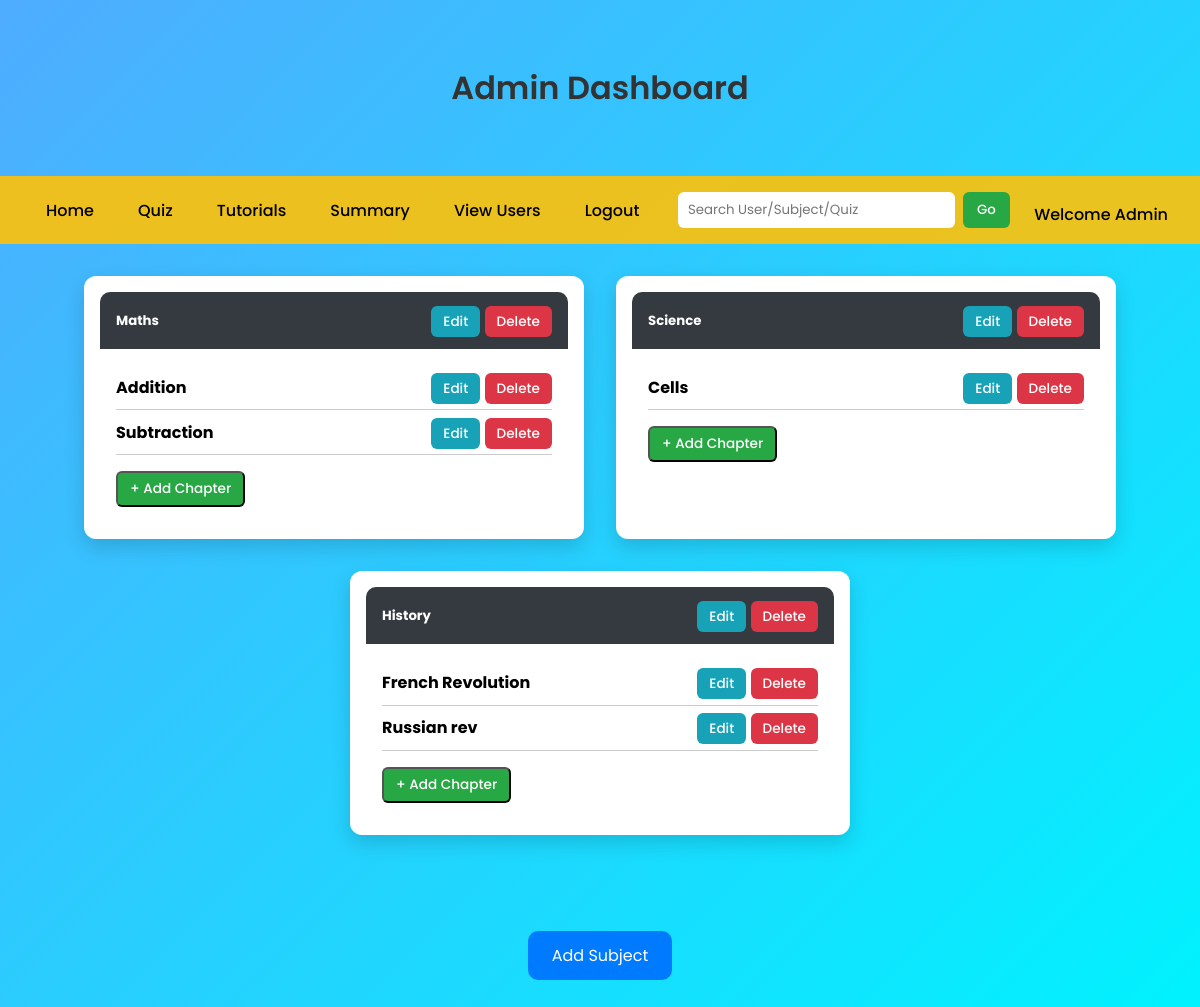
Page /admin_Dashboard on the earlier database version.
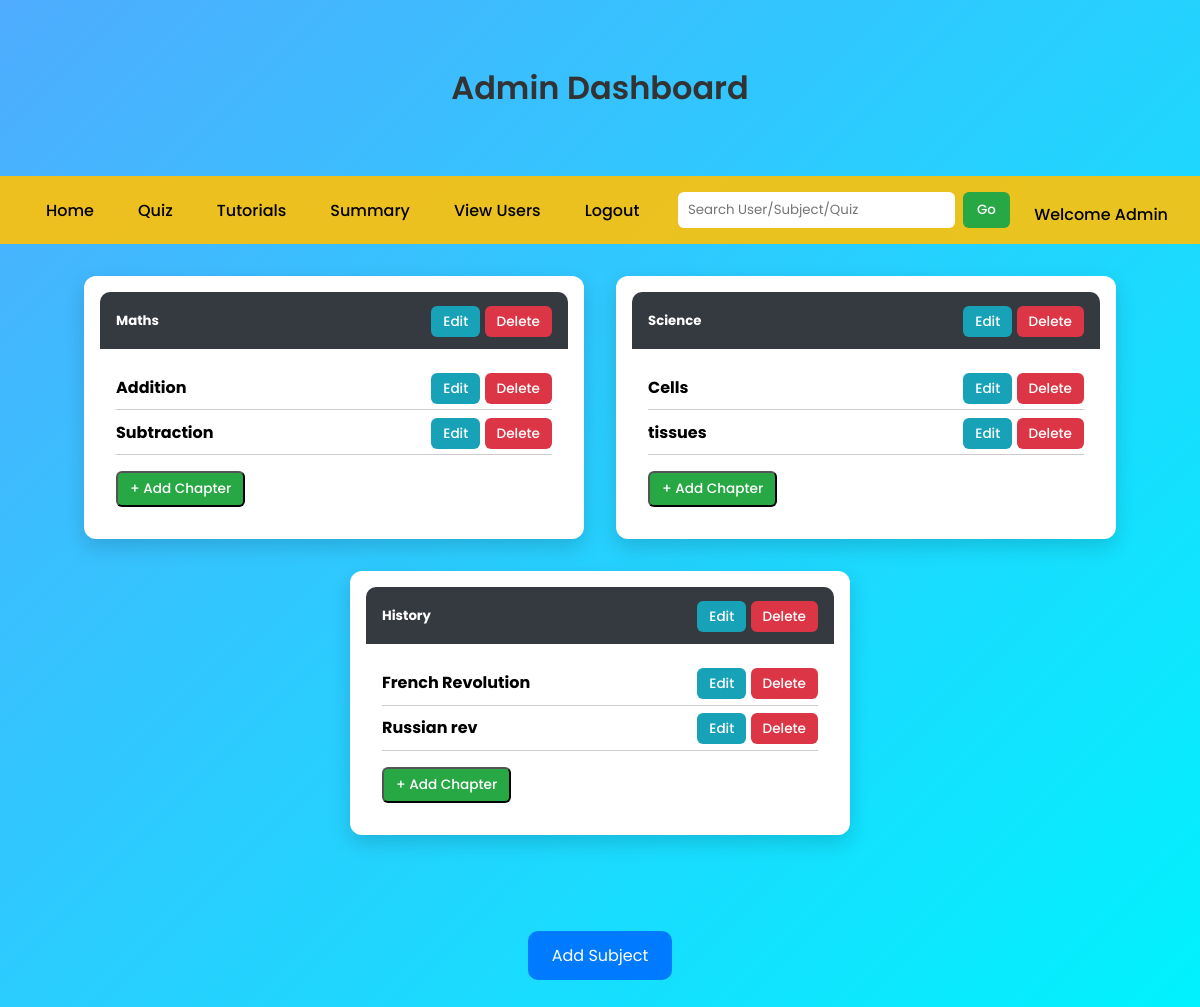
Same page on the later database version.
### app.py (models this page shows)
class Subject(db.Model):
    __tablename__ = 'subject'
    sub_id = db.Column(db.Integer, autoincrement=True, primary_key=True)
    sub_name = db.Column(db.String(20), unique=True, nullable=False)
    desc = db.Column(db.String(50))
    chapters = db.relationship("Chapter", backref='subject', lazy=True, cascade="all, delete")

class Chapter(db.Model):
    __tablename__ = 'chapter'
    chap_id = db.Column(db.Integer, autoincrement=True, primary_key=True)
    chap_name = db.Column(db.String(20), unique=True, nullable=False)
    standard = db.Column(db.Integer, nullable=False)
    desc = db.Column(db.String(50))
    sub_id = db.Column(db.Integer, db.ForeignKey("subject.sub_id", ondelete="CASCADE"), nullable=False)
    quizzes = db.relationship("Quiz", backref='chapter', lazy=True, cascade="all, delete")
    tutorials = db.relationship("Tutorials", backref='chapter', lazy=True, cascade="all, delete")

### app.py (the view)
@app.route('/admin_Dashboard')
def admin_Dashboard():
    sub=Subject.query.all()
    return render_template('adminDashboard.html',sub=sub)

### app.py (called while the page is built)
@app.before_request
def create_tables():
    db.create_all()
    if not User.query.filter_by(email="Admin12@gmail.com").first():
        admin=User(name="Admin", email="Admin12@gmail.com", password=generate_password_hash("Silvia06@10"), std=0, dob=datetime.strptime("2006-06-01", "%Y-%m-%d").date(),admin=True)
        db.session.add(admin)
        db.session.commit()

### templates/adminDashboard.html (shortened to what this page needs)
<!DOCTYPE html>
<html lang="en">
<head>
</head>
<body>
  <div class="container">
    <h3>Admin Dashboard</h3>
  </div>
  <nav>
    <ul>
      <li><a href="/admin_Dashboard">Home</a></li>
      <li><a href="/quiz_Management">Quiz</a></li>
      <li><a href="/tutorials">Tutorials</a></li>
      <li><a href="/summary">Summary</a></li>
      <li><a href="/viewUsers">View Users</a></li>
      <li><a href="{{url_for('logout')}}">Logout</a></li>
    </ul>
    <form class="navbar-form" action="{{url_for('admin_search')}}" method="GET">
      <input type="search" placeholder="Search User/Subject/Quiz" name="query" id="ad_search"/>
      <button type="submit">Go</button>
    </form>
    <span class="welcome">Welcome Admin</span>
  </nav>
  <div class="container">
    <div class="row">
      {% for subject in sub %}
      <div class="card">
        <div class="card-header">
          <h5>{{ subject.sub_name }}</h5>
          <span>
            <a href="/editSubject/{{ subject.sub_id }}" class="btn btn-info">Edit</a>
            <a href="/deleteSubject/{{ subject.sub_id }}" class="btn btn-danger">Delete</a>
          </span>
        </div>
        <div class="card-body">
          {% for chapter in subject.chapters %}
          <div class="d-flex">
            <span><strong>{{ chapter.chap_name }}</strong></span>
            <span>
              <a href="/editChapter/{{ chapter.chap_id }}" class="btn btn-info">Edit</a>
              <a href="/deleteChapter/{{ chapter.chap_id }}" class="btn btn-danger">Delete</a>
            </span>
          </div>
          {% endfor %}
          <form action="{{ url_for('add_chapter', sub_id=subject.sub_id) }}" method="POST">
            <button type="submit" class="btn btn-success">+ Add Chapter</button>
          </form>
        </div>
      </div>
      {% endfor %}
    </div>
  </div>
  <div class="container text-center">
    <form id="addSubject" action="{{ url_for('add_subject') }}">
      <input type="submit" class="btn-primary" value="Add Subject" />
    </form>
  </div>
</body>
</html>

Differences in the rows shown:
added Chapter: chap_name "tissues", shown under Subject "Science"
